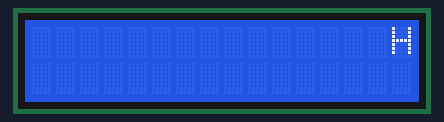
Bench run of a sketch on a simulated Arduino Uno, built with avr-gcc and run on an emulated ATmega328P. Parts: 16×2 character LCD.

Above: at 0.44 s.
At 1.98 s:
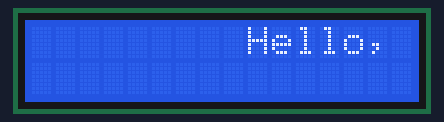
At 3.55 s:
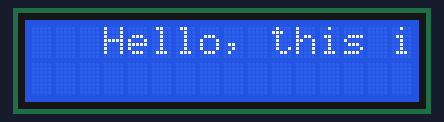
At 6.74 s:
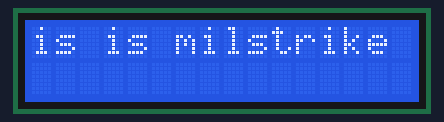
At 9.92 s:
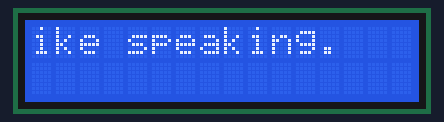
At 13.2 s:
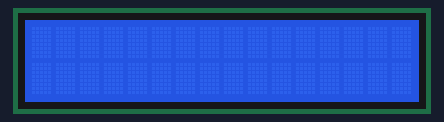

The sketch:

rolling_text.ino
```cpp
#include <Wire.h>
#include <LCD.h>
#include <LiquidCrystal_I2C.h>

#define I2C_ADDR 0x27
#define BACKLIGHT_PIN 3
#define En_pin 2
#define Rw_pin 1
#define Rs_pin 0
#define D4_pin 4
#define D5_pin 5
#define D6_pin 6
#define D7_pin 7

LiquidCrystal_I2C lcd(I2C_ADDR,En_pin,Rw_pin,Rs_pin,D4_pin,D5_pin,D6_pin,D7_pin);
int i = 16;
int j, alpha, redo, algebra = 0;

//------------------------------------------------- instant usage -----------------------------------------------
char mytext[] = "Hello, this is milstrike speaking. "; //Don't forget to add a white space in the end of the text.
int lcdLine = 0; //choose line 1 (0) or line 2 (1);
int rollSpeed = 250; //in millis
int delayPerRoll = 1000; //in millis
//---------------------------------------------------------------------------------------------------------------

void setup(){
  lcd.begin (16,2);
  // Switch on the backlight
  lcd.setBacklightPin(BACKLIGHT_PIN,POSITIVE);
  lcd.setBacklight(HIGH);
  lcd.home ();
  alpha = sizeof(mytext) - 1; //get the array size of mytext;
  redo = sizeof(mytext) - 1; //get the array size of mytext;
}

void loop(){
  if(i >= 0){
    j++;
    lcd.setCursor (i,lcdLine);
    for(int k = 0; k<j; k++){
      lcd.print(mytext[k]);
    }
  }

  else if(i < 0){
    int rr = 0;
    algebra++;
    lcd.setCursor (0,lcdLine);
    for(int k = algebra ; k<alpha; k++){
      lcd.print(mytext[k]);
      rr++;
      if(rr == 16){
        k = alpha;
      }
    }
    redo--;
  }

  delay(rollSpeed);
  i--;
  if(redo == 0){
    i = 16;
    j = 0;
    redo = alpha;
    algebra = 0;
    delay(delayPerRoll);
  }
}
```

Measured:
- by itself, everything shown: repeats every 14.6 s, in 50 steps
- what the display in image 5 shows lasts 1.8 s, from 13.1 s to 14.9 s
